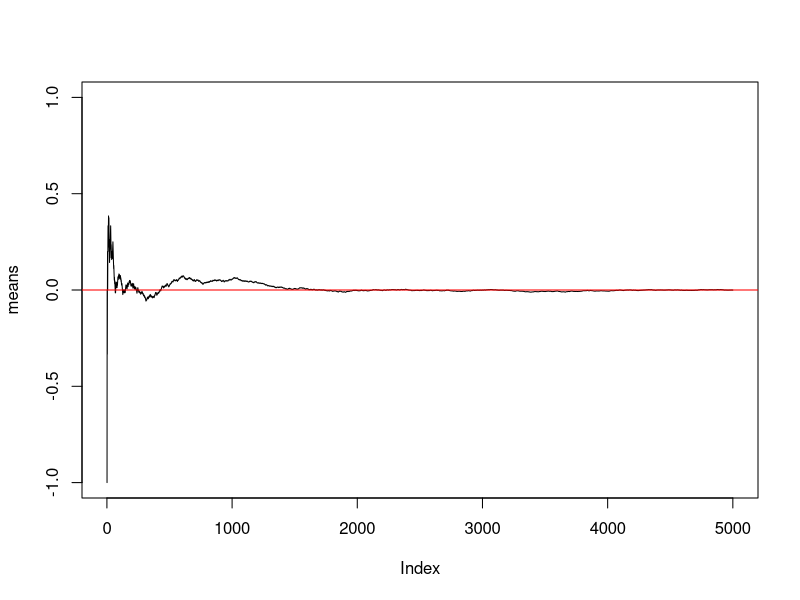
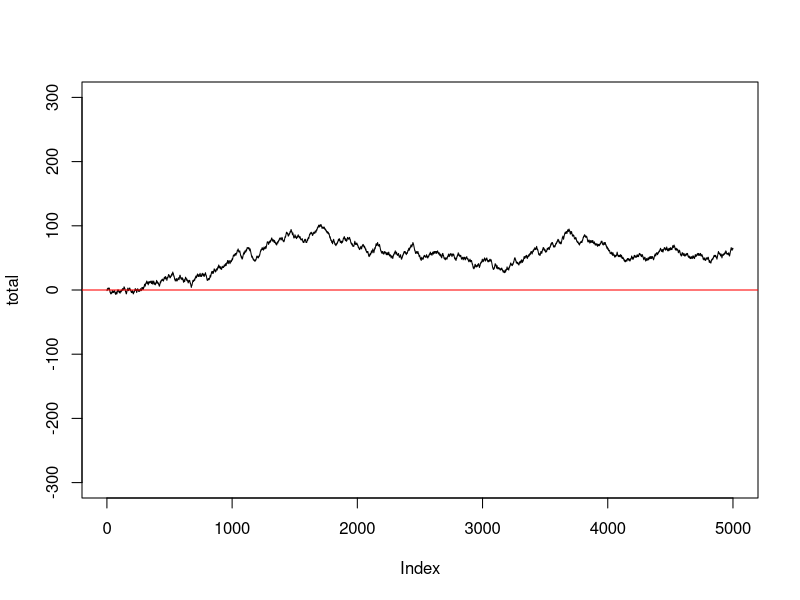
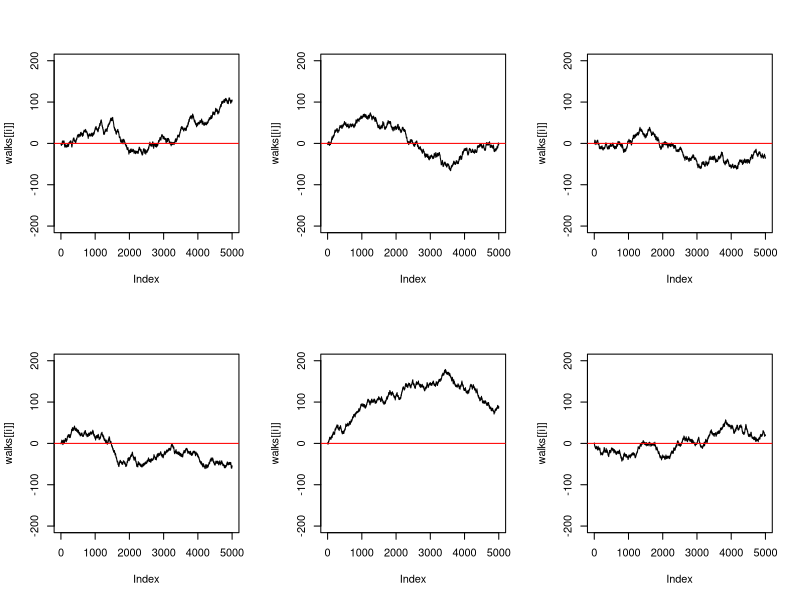
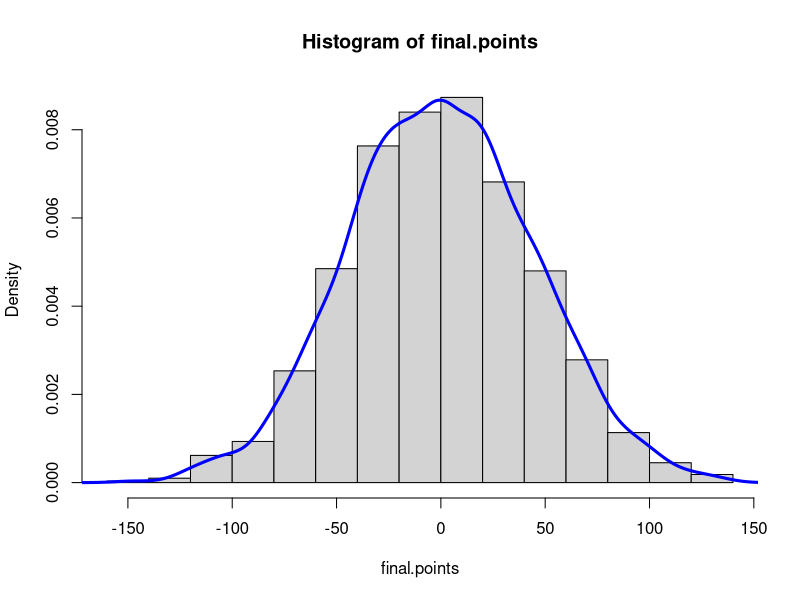

R code for these plots, in order:
n <- 5000
flips <-2*rbinom(n, 1, 0.5)-1
means <- c(replicate(n+1, NA))
for (i in 1:n){
  means[i] <- mean(flips[1:i])
}
plot(means, type="l", ylim=c(-1, 1))
abline(h=0, col="red")
# As we expected, we see that the average num of points quickly converges to 0.

# Instead of average probabilities, what about total points?
n <- 5000
flips <- 2*rbinom(n, 1, 0.5)-1
total <- c(0)
for (i in 1:n){
  total[i] <- sum(flips[1:i])
}
plot(total, type="l",ylim=c(-300, 300))
abline(h=0, col="red")
# rather than converging, it walks away!

# How far from their starting points do random walks go on average?
# ie. if many people played the 500-flips game we've described, would they find their total points walking axay in the same manner?

# Random binomial walk function
random_binom_walk <- function(steps){
  flips <- 2*rbinom(steps, 1, 0.5)-1
  total <- c(0)
  for (i in 2:steps){
    total[i] <- total[i-1]+flips[i]
  }
  return(total)
}
# simulate 6 walks
walks <- data.frame(matrix(0, nrow=5000, ncol=6))
for (i in 1:6){
  walks[i] <- random_binom_walk(5000)
}
# Plot!
par(mfrow=c(2, 3))
for (i in 1:6){
  plot(walks[[i]], type="l", ylim=c(-200, 200))
  abline(h=0, col="red")
}

# Even with a small num of random walks, they can still go anywhere

m <- 3000
n <- 2000
walks <- data.frame(matrix(0, nrow=n, ncol=m))
for(i in 1:m){
  walks[i] = random_binom_walk(n)
}
final.points <- c(0)
for (i in 1:m){
  final.points[i] <- walks[n, i]
}
par(mfrow=c(1, 1))
hist(final.points, breaks=20, prob=TRUE)
lines(density(final.points), lwd=3, col="blue")

